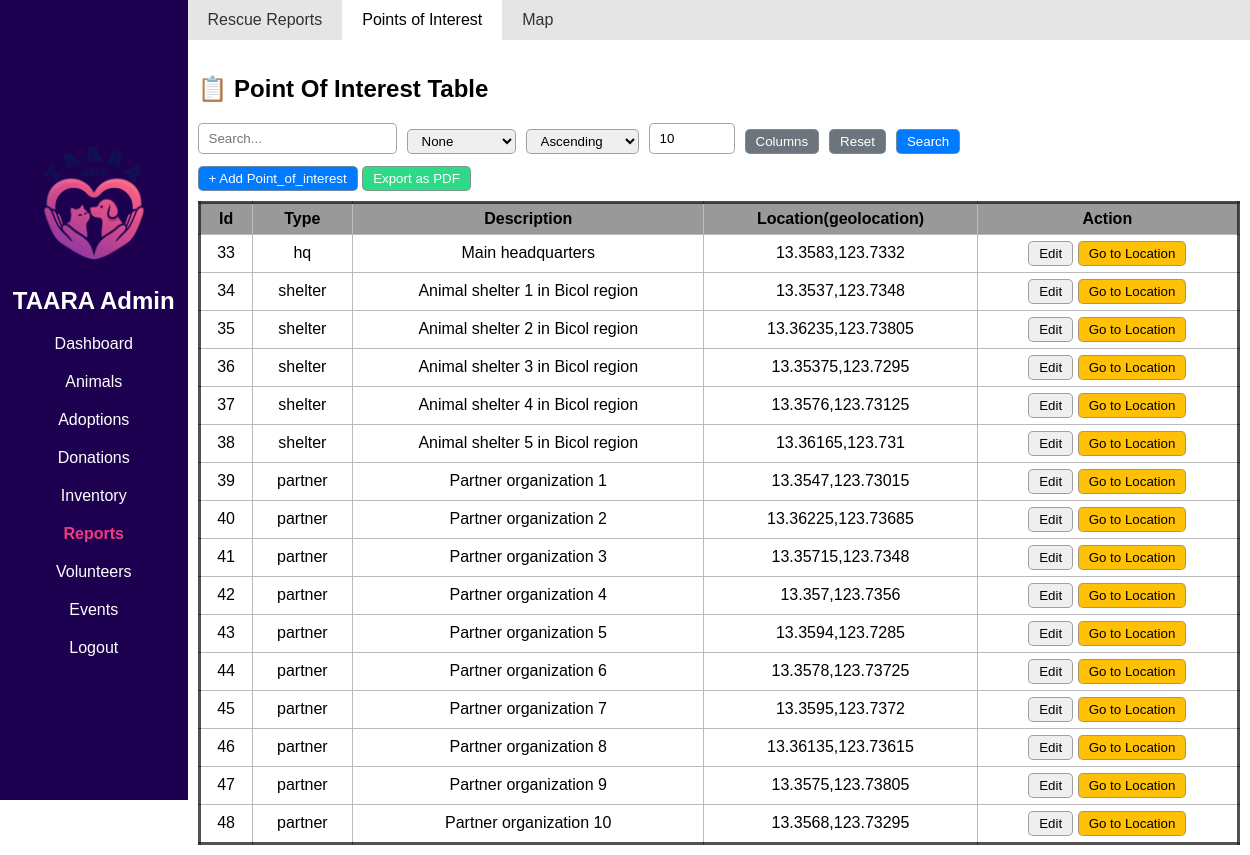
The app's page /Admin/reports-poi.php with its own data.
### tables this page shows
CREATE TABLE `point_of_interest` (
  `poi_id` int(25) NOT NULL,
  `type` enum('partner','shelter','hq') NOT NULL,
  `description` varchar(255) NOT NULL,
  `location` varchar(50) NOT NULL
);

### includes/db_connection.php (called while the page is built, shortened)
<?php
function connect() {
    $servername =  "localhost";
    $username =  "root";
    $password =  "";
    $dbname =  "taara_db";
    $conn = new mysqli($servername, $username, $password, $dbname);
    return $conn;
}
class DatabaseCRUD {
    private $conn;
    private $table;
    public function __construct($table) {
        $this->conn = connect();
        $this->table = $table;
        $this->columns = $this->getTableColumns();
    }
    private function getTableColumns() {
        $query = "SHOW COLUMNS FROM `$this->table`";
        $result = $this->conn->query($query);
        $cols = [];
        while ($row = $result->fetch_assoc()) {
            $cols[$row['Field']] = $row;
        }
        return $cols;
    }
    public function readAll() {
        $sql = "SELECT * FROM {$this->table}";
        $result = $this->conn->query($sql);
        $rows = [];
        if ($result && $result->num_rows > 0) {
            while ($row = $result->fetch_assoc()) {
                $rows[] = $row;
            }
        }
        return $rows;
    }
}

### Admin/reports-poi.php (the view, shortened to what this page needs)
<?php
include "../includes/db_connection.php";
include "../Admin/admin_ui.php";
$tableName = 'point_of_interest';
$crud = new DatabaseCRUD($tableName);
$tableData = $crud->readAll();
$fieldsConfig = [
    'poi_id' => 'id',
    'type' => ['hq', 'shelter', 'partner'],
    'description' => 'text',
    'location' => 'text',
];
$fieldLabels = [
    'poi_id' => 'Id',
    'type' => 'Type',
    'description' => 'Description',
    'location' => 'Location(geolocation)'
];
$visibleColumns = $_SESSION['visibleColumns'];
function e($v){ return htmlspecialchars($v ?? '', ENT_QUOTES); }
include "../includes/post_handler.php";
?>
<!DOCTYPE html>
<html>
<head>
<link rel="stylesheet" href="../CSS/admin_style.css">
</head>
<body>
<?= displayNav('reports'); ?>
<main class="content flex-c">
    <header class='top-nav flex-r'>
        <a href='reports-rescue.php'>Rescue Reports</a>
        <a href='reports-poi.php' class='top-active'>Points of Interest</a>
        <a href='reports-map.php'>Map</a>
    </header>
    <div style='padding-inline:10px;'>
        <h2>📋 <?= ucwords(str_replace('_',' ',$tableName)) ?> Table</h2>
        <form method="POST" enctype="multipart/form-data" style="margin-bottom:12px;">
            <div class="search-group">
                <input type="text" name="search_bar" class="search-bar" placeholder="Search..." value="<?= e($_POST['search_bar'] ?? '') ?>">
                <select name="search_by">
                    <option value="none">None</option>
                </select>
                <select name="order_by" placeholder='Order by'>
                    <option value="ascending" <?= (isset($_POST['order_by']) && $_POST['order_by']==='ascending')?'selected':'' ?>>Ascending</option>
                </select>
                <input type="number" name="num_of_results" min="1" max="1000" value="<?= intval($_POST['num_of_results']??10) ?>" placeholder='Results shown'>
                <button type="button" class="btn btn-secondary" onclick="toggleColumnSelector()">Columns</button>
                <button type="submit" name="reset_btn" class="btn btn-secondary">Reset</button >
                <button type="submit" name="search_btn" class="btn btn-primary">Search</button>
            </div>
        </form>
        <button class="btn btn-primary" onclick="openSharedModal('add')">+ Add <?= ucwords($tableName) ?></button>
        <a href="../export/export_pdf.php?table=<?=$tableName?>" target="_blank"><button type='button' class="btn btn-success">Export as PDF</button></a>
        <div class="result-table">
            <table class="rounded-border">
                <thead>
                <tr>
                    <?php foreach($visibleColumns as $f): ?>
                        <?php
                            if(isset($foreignKeys[$f])) {
                                $label = $foreignKeys[$f]['label'];
                                echo "<th>" . e($fieldLabels[$f] ?? ucwords(str_replace('_',' ',$f))) . "</th>";
                            } else {
                                echo "<th>" . e($fieldLabels[$f] ?? ucwords(str_replace('_',' ',$f))) . "</th>";
                            }
                        ?>
                    <?php endforeach; ?>
                    <th>Action</th>
                </tr>
                </thead>
                <tbody>
                <?php foreach($tableData as $row): ?>
                <tr>
                    <?php foreach($visibleColumns as $f): ?>
                        <?php if ($fieldsConfig[$f] === 'image'): ?>
                            <?php
                                $imgFile = $row[$f] ?? '';
                                $imgPath = "../Assets/UserGenerated/" . $imgFile;
                                $exists = !empty($imgFile) && file_exists(__DIR__ . "/../Assets/UserGenerated/" . $imgFile);
                            ?>
                            <td>
                                <?php if ($exists): ?>
                                    <img
                                        src="<?= $imgPath ?>"
                                        class="thumb-img"
                                        onclick="openImagePreview('<?= $imgPath ?>')">
                                <?php else: ?>
                                    <span>No image</span>
                                <?php endif; ?>
                            </td>
                        <?php elseif(isset($foreignKeys[$f])): ?>
                            <td><?= e($fkCache[$f][$row[$f]] ?? "Unknown") ?></td>
                        <?php else: ?>
                            <td><?= e($row[$f] ?? '') ?></td>
                        <?php endif; ?>
                    <?php endforeach; ?>
                    <td style="width: auto;">
                        <?php $json = htmlspecialchars(json_encode($row, JSON_HEX_APOS | JSON_HEX_QUOT), ENT_QUOTES, 'UTF-8'); ?>
                        <button onclick="openSharedModal('edit', <?= $json ?>)" class='btn btn-info action-btn'>Edit</button>
                        <a href="reports-map.php?geolocation=<?= urlencode($row['location']) ?>"><button class='btn btn-warning action-btn'>Go to Location</button></a>
                    </td>
                </tr>
                <?php endforeach; ?>
                </tbody>
            </table>
        </div>
    </div>
</main>
</body>
</html>

### CSS/admin_style.css (style rules this page uses)
* { font-family: Arial, Helvetica, sans-serif; }
body { margin: 0; }
main { gap: 15px; height: auto; }
table { text-align: center; width: 100%; border-collapse: collapse; margin-block: 10px; }
thead { border-collapse: collapse; background-color: #999999; }
th,td { padding: 6px 8px; border: 1px solid #bbb; }
a { text-decoration: none; color: inherit; }
input, select, datalist, button, textarea { border: 1px solid rgba(141, 141, 141, 0.8); width: auto; border-radius: 5px; height: 25px; padding: 2px 10px; }
.flex-c { display: flex; flex-direction: column; }
.flex-r { display: flex; flex-direction: row; }
.rounded-border { border: 3px solid rgba(39, 39, 39, 0.8); border-radius: 15px; }
.top-nav { width: 100%; height: 5vh; box-shadow: 1px rgba(5, 2, 2, 0.3); display: flex; flex-direction: row; align-items: center; padding-inline: 20px; gap: 20px; background-color: #e5e5e5; color: #323232; }
.top-active { background-color: white; border-radius: 5px; padding: 20px; color: #000000; }
.content { margin-left: 15vw; }
.search-group { gap: 0.2rem; display: flex; align-items: flex-end; gap: 10px; }
.btn { cursor:pointer; place-content: center; place-items: center; }
.btn-primary { background:#007bff; color:#fff; }
.btn-warning { background:#ffc107; color:#000; }
.btn-success { background:#2ed987; color:#fff; }
.btn-secondary { background:#6c757d; color:#fff; }

### records on screen
point_of_interest: poi_id "33", type "hq", description "Main headquarters", location "13.3583,123.7332"
point_of_interest: poi_id "34", type "shelter", description "Animal shelter 1 in Bicol region", location "13.3537,123.7348"
point_of_interest: poi_id "35", type "shelter", description "Animal shelter 2 in Bicol region", location "13.36235,123.73805"
point_of_interest: poi_id "36", type "shelter", description "Animal shelter 3 in Bicol region", location "13.35375,123.7295"
point_of_interest: poi_id "37", type "shelter", description "Animal shelter 4 in Bicol region", location "13.3576,123.73125"
point_of_interest: poi_id "38", type "shelter", description "Animal shelter 5 in Bicol region", location "13.36165,123.731"
point_of_interest: poi_id "39", type "partner", description "Partner organization 1", location "13.3547,123.73015"
point_of_interest: poi_id "40", type "partner", description "Partner organization 2", location "13.36225,123.73685"
point_of_interest: poi_id "41", type "partner", description "Partner organization 3", location "13.35715,123.7348"
point_of_interest: poi_id "42", type "partner", description "Partner organization 4", location "13.357,123.7356"
point_of_interest: poi_id "43", type "partner", description "Partner organization 5", location "13.3594,123.7285"
point_of_interest: poi_id "44", type "partner", description "Partner organization 6", location "13.3578,123.73725"
point_of_interest: poi_id "45", type "partner", description "Partner organization 7", location "13.3595,123.7372"
point_of_interest: poi_id "46", type "partner", description "Partner organization 8", location "13.36135,123.73615"
point_of_interest: poi_id "47", type "partner", description "Partner organization 9", location "13.3575,123.73805"
point_of_interest: poi_id "48", type "partner", description "Partner organization 10", location "13.3568,123.73295"

### other values on screen
str_replace('_',' ',$tableName) "Point Of Interest"
$tableName "Point_of_interest"
$fieldLabels[$f] "Id"
$fieldLabels[$f] "Type"
$fieldLabels[$f] "Description"
$fieldLabels[$f] "Location(geolocation)"
